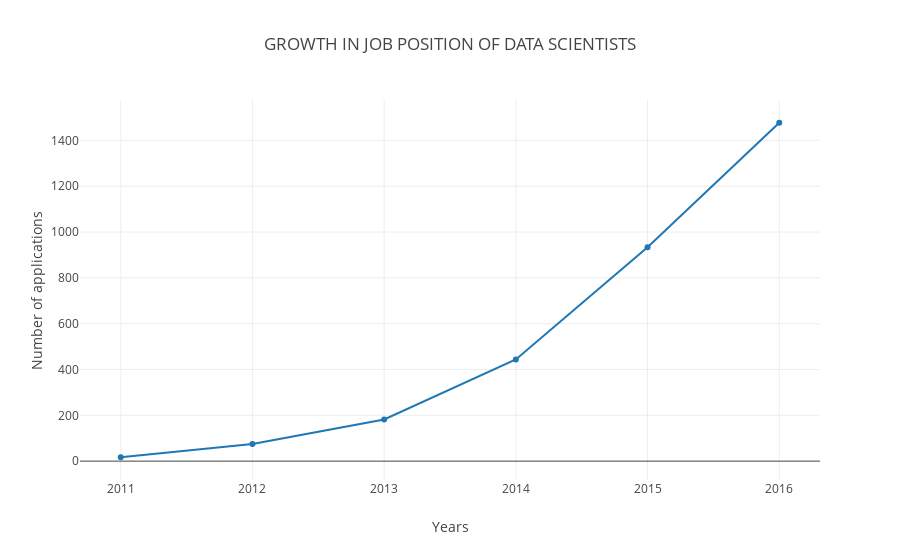

This figure's notebook cell:
### Code cell
#Using plotly to plot the Growth in the position of data scientists over the years 2011-2016
Plot = []

Plot.append(go.Scatter(x = df57.Year,y= df57.Applicants))

layout = go.Layout(dict(title= "GROWTH IN JOB POSITION OF DATA SCIENTISTS",xaxis=dict(title="Years"),
                        yaxis=dict(title="Number of applications")))
Lineplot = go.Figure(Plot,layout)    
iplot(Lineplot)

### Figure 1 — Plotly figure (JSON) as saved in the notebook; plotly's stock layout.template omitted (floating-point values rounded to 4 significant figures)
{"data": [{"type": "scatter", "uid": "6183a7ee-522b-4acc-ae5d-902763fc6378", "x": [2011, 2012, 2013, 2014, 2015, 2016], "y": [17, 75, 182, 444, 934, 1477]}], "layout": {"title": {"text": "GROWTH IN JOB POSITION OF DATA SCIENTISTS"}, "xaxis": {"title": {"text": "Years"}}, "yaxis": {"title": {"text": "Number of applications"}}}}
